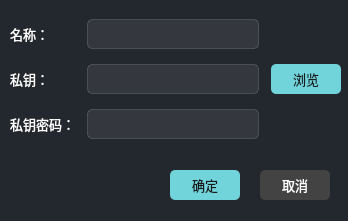
<?xml version="1.0" encoding="UTF-8"?>
<ui version="4.0">
 <class>keywidget</class>
 <widget class="QWidget" name="keywidget">
  <property name="geometry">
   <rect>
    <x>0</x>
    <y>0</y>
    <width>348</width>
    <height>221</height>
   </rect>
  </property>
  <property name="font">
   <font>
    <family>OPPOSans B</family>
    <pointsize>10</pointsize>
    <stylestrategy>PreferAntialias</stylestrategy>
   </font>
  </property>
  <property name="windowTitle">
   <string>导入私钥</string>
  </property>
  <property name="windowIcon">
   <iconset resource="../lib.qrc">
    <normaloff>:/lib/Fdogicon.ico</normaloff>:/lib/Fdogicon.ico</iconset>
  </property>
  <property name="styleSheet">
   <string notr="true">background-color: rgb(35, 39, 46);</string>
  </property>
  <layout class="QVBoxLayout" name="verticalLayout">
   <property name="leftMargin">
    <number>0</number>
   </property>
   <property name="topMargin">
    <number>0</number>
   </property>
   <property name="rightMargin">
    <number>0</number>
   </property>
   <property name="bottomMargin">
    <number>0</number>
   </property>
   <item>
    <widget class="QWidget" name="widget" native="true">
     <property name="styleSheet">
      <string notr="true">#widget{

	color: rgb(255, 255, 255);
}</string>
     </property>
     <widget class="QToolButton" name="toolButton_cancel">
      <property name="geometry">
       <rect>
        <x>260</x>
        <y>170</y>
        <width>70</width>
        <height>30</height>
       </rect>
      </property>
      <property name="minimumSize">
       <size>
        <width>70</width>
        <height>30</height>
       </size>
      </property>
      <property name="maximumSize">
       <size>
        <width>70</width>
        <height>30</height>
       </size>
      </property>
      <property name="font">
       <font>
        <family>OPPOSans B</family>
        <pointsize>10</pointsize>
        <stylestrategy>PreferAntialias</stylestrategy>
       </font>
      </property>
      <property name="styleSheet">
       <string notr="true">QToolButton {
	color: rgb(255, 255, 255);
	
	background-color: rgb(67, 67, 67);
	border-radius: 5px;
}

QToolButton::menu-indicator { 
	image: None;
}

 
QToolButton:hover {
	color: rgb(255, 255, 255);
	background-color: rgb(67, 67, 67);
}</string>
      </property>
      <property name="text">
       <string>取消</string>
      </property>
     </widget>
     <widget class="QWidget" name="gridWidget" native="true">
      <property name="geometry">
       <rect>
        <x>10</x>
        <y>10</y>
        <width>331</width>
        <height>141</height>
       </rect>
      </property>
      <property name="styleSheet">
       <string notr="true">color: rgb(255, 255, 255);</string>
      </property>
      <layout class="QGridLayout" name="gridLayout">
       <property name="horizontalSpacing">
        <number>12</number>
       </property>
       <property name="verticalSpacing">
        <number>6</number>
       </property>
       <item row="2" column="0">
        <widget class="QLabel" name="label_key_pssword">
         <property name="font">
          <font>
           <family>OPPOSans B</family>
           <pointsize>10</pointsize>
          </font>
         </property>
         <property name="text">
          <string>私钥密码：</string>
         </property>
        </widget>
       </item>
       <item row="1" column="1">
        <widget class="QLineEdit" name="lineEdit_key">
         <property name="minimumSize">
          <size>
           <width>0</width>
           <height>30</height>
          </size>
         </property>
         <property name="maximumSize">
          <size>
           <width>16777215</width>
           <height>30</height>
          </size>
         </property>
         <property name="styleSheet">
          <string notr="true">
	border: 1px solid rgba(197, 197, 197,50);
	background-color: rgba(255, 255, 255, 20);
	border-radius: 5px;
	color: rgb(255, 255, 255);
</string>
         </property>
        </widget>
       </item>
       <item row="2" column="1">
        <widget class="QLineEdit" name="lineEdit_key_pssword">
         <property name="minimumSize">
          <size>
           <width>0</width>
           <height>30</height>
          </size>
         </property>
         <property name="maximumSize">
          <size>
           <width>16777215</width>
           <height>30</height>
          </size>
         </property>
         <property name="styleSheet">
          <string notr="true">
	border: 1px solid rgba(197, 197, 197,50);
	background-color: rgba(255, 255, 255, 20);
	border-radius: 5px;
	color: rgb(255, 255, 255);
</string>
         </property>
         <property name="echoMode">
          <enum>QLineEdit::Password</enum>
         </property>
        </widget>
       </item>
       <item row="0" column="0">
        <widget class="QLabel" name="label_name">
         <property name="font">
          <font>
           <family>OPPOSans B</family>
           <pointsize>10</pointsize>
          </font>
         </property>
         <property name="text">
          <string>名称：</string>
         </property>
        </widget>
       </item>
       <item row="1" column="0">
        <widget class="QLabel" name="label_key">
         <property name="font">
          <font>
           <family>OPPOSans B</family>
           <pointsize>10</pointsize>
          </font>
         </property>
         <property name="text">
          <string>私钥：</string>
         </property>
        </widget>
       </item>
       <item row="0" column="1">
        <widget class="QLineEdit" name="lineEdit_name">
         <property name="minimumSize">
          <size>
           <width>0</width>
           <height>30</height>
          </size>
         </property>
         <property name="maximumSize">
          <size>
           <width>16777215</width>
           <height>30</height>
          </size>
         </property>
         <property name="styleSheet">
          <string notr="true">
	border: 1px solid rgba(197, 197, 197,50);
	background-color: rgba(255, 255, 255, 20);
	border-radius: 5px;
	color: rgb(255, 255, 255);</string>
         </property>
        </widget>
       </item>
       <item row="1" column="2">
        <widget class="QToolButton" name="toolButton_browse">
         <property name="minimumSize">
          <size>
           <width>70</width>
           <height>30</height>
          </size>
         </property>
         <property name="maximumSize">
          <size>
           <width>70</width>
           <height>30</height>
          </size>
         </property>
         <property name="font">
          <font>
           <family>OPPOSans B</family>
           <pointsize>10</pointsize>
          </font>
         </property>
         <property name="styleSheet">
          <string notr="true">QToolButton {
	color: rgb(26, 26, 26);
	background-color: rgb(113, 212, 219);
	border-radius: 5px;
}

QToolButton::menu-indicator { 
	image: None;
}

 
QToolButton:hover {
	color: rgb(26, 26, 26);
	background-color: rgb(113, 212, 219);
}</string>
         </property>
         <property name="text">
          <string>浏览</string>
         </property>
        </widget>
       </item>
      </layout>
     </widget>
     <widget class="QToolButton" name="toolButton_ok">
      <property name="geometry">
       <rect>
        <x>170</x>
        <y>170</y>
        <width>70</width>
        <height>30</height>
       </rect>
      </property>
      <property name="minimumSize">
       <size>
        <width>70</width>
        <height>30</height>
       </size>
      </property>
      <property name="maximumSize">
       <size>
        <width>70</width>
        <height>30</height>
       </size>
      </property>
      <property name="font">
       <font>
        <family>OPPOSans B</family>
        <pointsize>10</pointsize>
        <stylestrategy>PreferAntialias</stylestrategy>
       </font>
      </property>
      <property name="styleSheet">
       <string notr="true">QToolButton {
	color: rgb(26, 26, 26);
	background-color: rgb(113, 212, 219);
	border-radius: 5px;
}

QToolButton::menu-indicator { 
	image: None;
}

 
QToolButton:hover {
	color: rgb(26, 26, 26);
	background-color: rgb(113, 212, 219);
}</string>
      </property>
      <property name="text">
       <string>确定</string>
      </property>
     </widget>
    </widget>
   </item>
  </layout>
 </widget>
 <resources>
  <include location="../lib.qrc"/>
 </resources>
 <connections/>
</ui>
